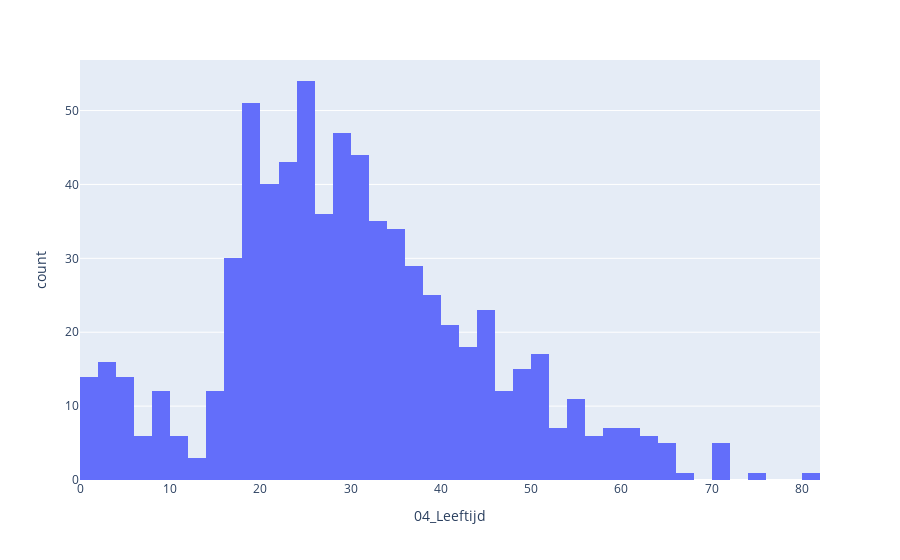

Notebook code cell kept with this figure:
### Code cell
create_histogram(df=df_train,x="04_Leeftijd")#, color = "12_Overleefd")

### Figure 1 — Plotly figure (JSON) as saved in the notebook; plotly's stock layout.template omitted (floating-point values rounded to 4 significant figures; data arrays with more than 128 entries replaced by an {"elided": "..."} marker saying what was removed)
{"data": [{"alignmentgroup": "True", "bingroup": "x", "hovertemplate": "04_Leeftijd=%{x}<br>count=%{y}<extra></extra>", "legendgroup": "", "marker": {"color": "#636efa"}, "name": "", "offsetgroup": "", "orientation": "v", "showlegend": false, "type": "histogram", "x": {"elided": "891 float values"}, "xaxis": "x", "yaxis": "y"}], "layout": {"barmode": "relative", "legend": {"tracegroupgap": 0}, "margin": {"t": 60}, "xaxis": {"anchor": "y", "domain": [0, 1], "title": {"text": "04_Leeftijd"}}, "yaxis": {"anchor": "x", "domain": [0, 1], "title": {"text": "count"}}}}
